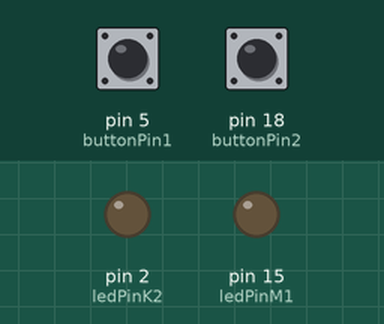
Recording of a sketch running on a simulated Arduino Uno, built with avr-gcc and run on an emulated ATmega328P. On the bench: output pins drawn as LEDs (lit = HIGH). Dashed ring = blinking. Inputs (shaded band) come from the test bench; at power-on: pin 18 (buttonPin2) LOW, pin 5 (buttonPin1) LOW. What the sketch prints to the serial monitor is not drawn.

Above: at 1.2 s.
1.3 s: pin 18 (buttonPin2) pulled HIGH for 3.2 s
At 1.7 s:
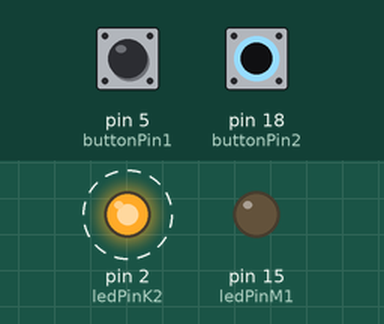
6.3 s: pin 5 (buttonPin1) pulled HIGH for 0.15 s
At 6.37 s:
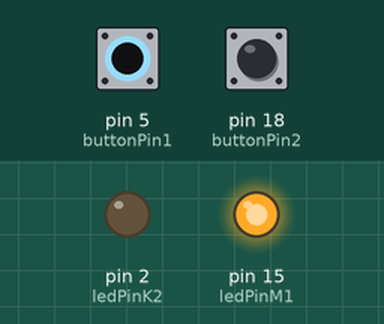
7.9 s: pin 5 (buttonPin1) pulled HIGH for 3.2 s
At 11.4 s:
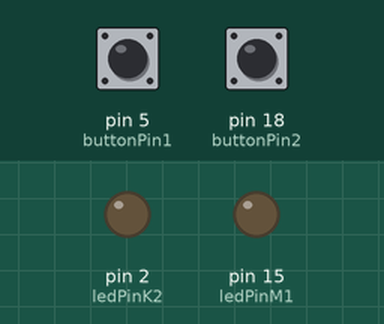
12.6 s: pin 5 (buttonPin1) driven HIGH and pin 18 (buttonPin2) driven HIGH
At 14.0 s:
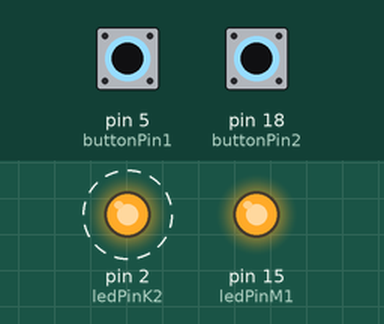
15.6 s: pin 5 (buttonPin1) driven LOW
At 16.0 s:
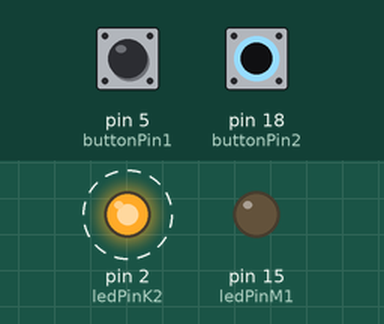
Timing chart, 0 to 19.6 s (numbered marks = the images above; inputs shaded):
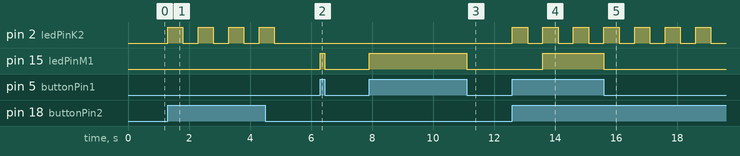

The sketch:

1_GPIO2.ino
```cpp
// set pin numbers
const int buttonPin1 = 5;   // the number of the pushbutton pin
const int buttonPin2 = 18;  // the number of the pushbutton pin
const int ledPinM1 = 15;    // the number of the LED pin
const int ledPinK2 = 2;     // the number of the LED pin
// variable for storing the pushbutton status
int buttonState1 = 0;
int buttonState2 = 0;


void setup() {
 Serial.begin(115200);
 // initialize the pushbutton pin as an input
 pinMode(buttonPin1, INPUT);
 pinMode(buttonPin2, INPUT);
 // initialize the LED pin as an output
 pinMode(ledPinM1, OUTPUT);
 pinMode(ledPinK2, OUTPUT);
}


void loop() {
 // read the state of the pushbutton value
 buttonState1 = digitalRead(buttonPin1);
 Serial.println(buttonState1);
 // check if the pushbutton is pressed.
 // if it is, the buttonState1 is HIGH
 if (buttonState1 == HIGH) {
 // turn LED on
 digitalWrite(ledPinM1, HIGH);
 } else {
 // turn LED off
 digitalWrite(ledPinM1, LOW);
 }

 // read the state of the pushbutton value
 buttonState2 = digitalRead(buttonPin2);
 Serial.println(buttonState2);
 // check if the pushbutton is pressed.
 // if it is, the buttonState2 is HIGH
 if (buttonState2 == HIGH) {
  digitalWrite(ledPinK2, HIGH);    // turn the LED on (HIGH is the voltage level)
  delay(500);                      // wait for a second
  digitalWrite(ledPinK2, LOW);     // turn the LED off by making the voltage LOW
  delay(500);                      // wait for a second
 }
}
```

Measured:
- after the input at 1.3 s, pin 2 (ledPinK2): alternates HIGH for 0.50 s and LOW for 0.50 s, 8 changes in all, then stays LOW, starting at once
- after the input at 6.3 s, pin 15 (ledPinM1): LOW → HIGH at once, → LOW 0.15 s later
- after the input at 7.9 s, pin 15 (ledPinM1): LOW → HIGH at once, → LOW 3.2 s later
- after the input at 12.6 s, pin 2 (ledPinK2): alternates HIGH for 0.50 s and LOW for 0.50 s, starting at once; pin 15 (ledPinM1): LOW → HIGH after 1.0 s
- after the input at 15.6 s, pin 15 (ledPinM1): HIGH → LOW at once
